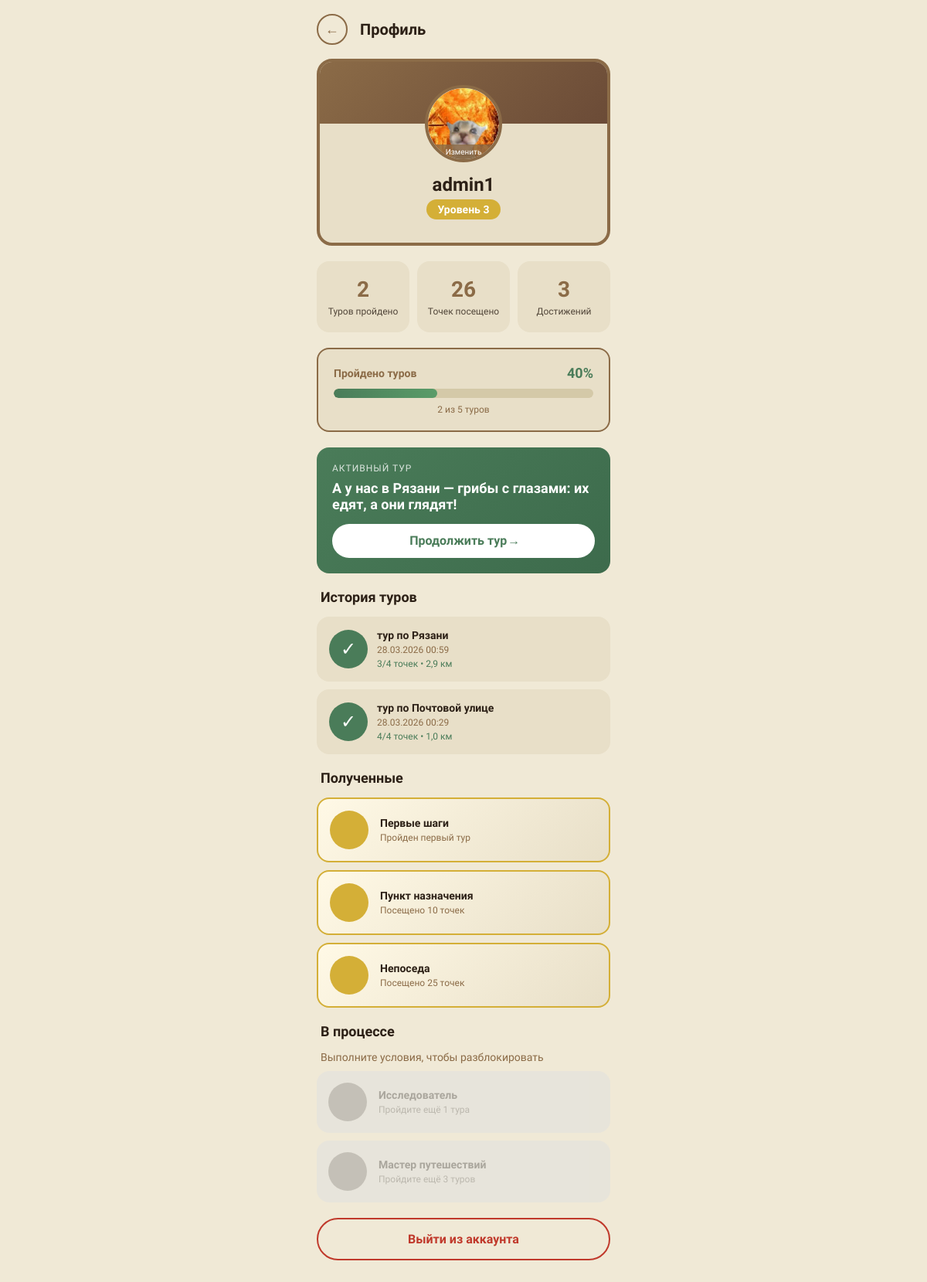
/profile/ (signed in), run on an earlier commit of the app's database.
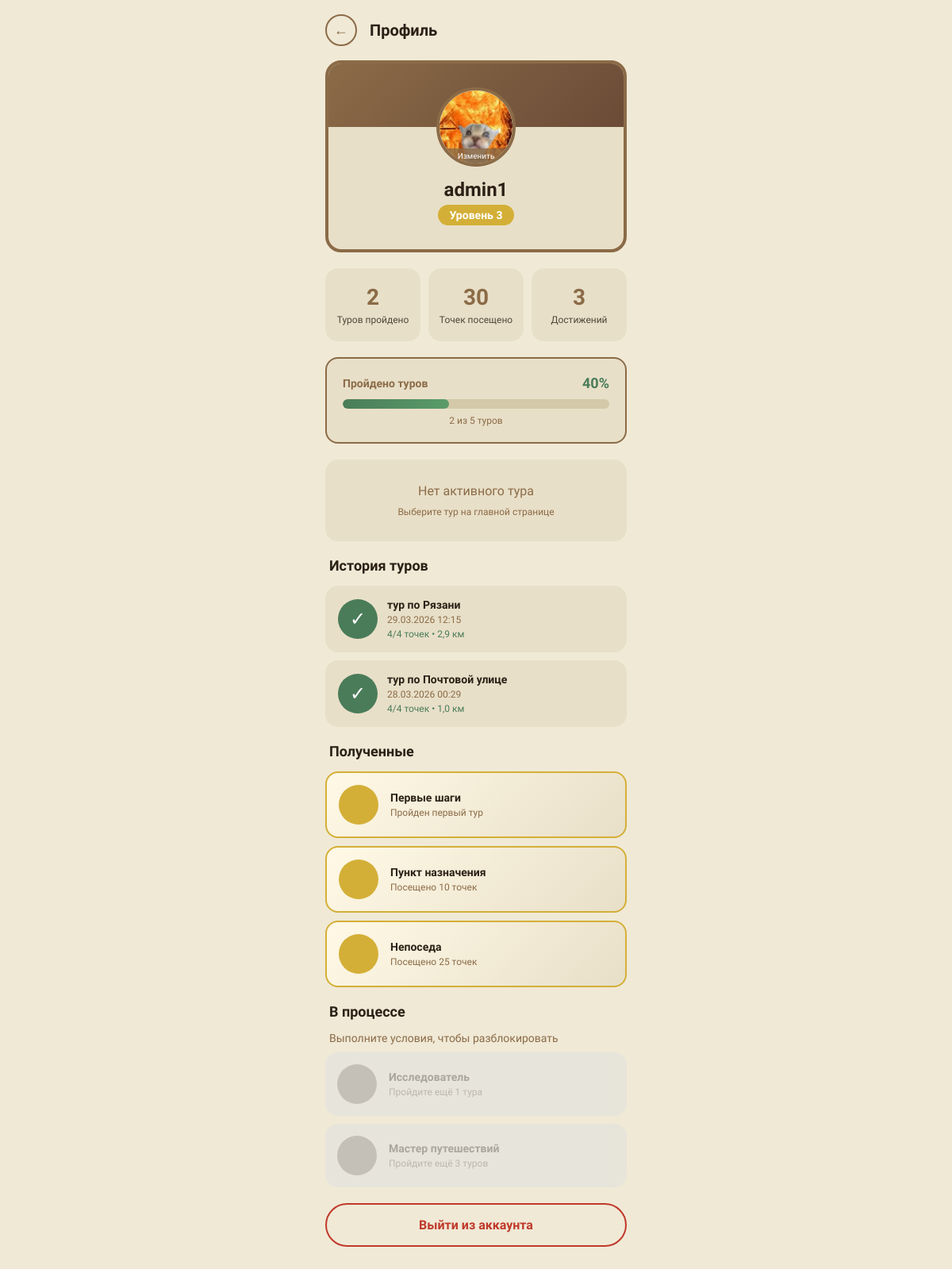
And on a later commit of the database.
### main/models.py (models this page shows, shortened)
class UserTour(models.Model):
    STATUS_CHOICES = [
        ('active', 'Активный'),
        ('completed', 'Завершен'),
        ('abandoned', 'Покинут'),
    ]
    user = models.ForeignKey(User, on_delete=models.CASCADE, related_name='tours')
    tour = models.ForeignKey(Tour, on_delete=models.CASCADE, related_name='user_tours')
    status = models.CharField(max_length=20, choices=STATUS_CHOICES, default='active')
    started_at = models.DateTimeField(auto_now_add=True)
    completed_at = models.DateTimeField(null=True, blank=True)
    current_point_order = models.IntegerField(default=0, verbose_name='Текущая точка')
    rewards_given = models.BooleanField(default=False, verbose_name='Награды выданы',
                                        help_text='Были ли уже выданы монеты за этот тур')
    class Meta:
        verbose_name = 'Тур пользователя'
        verbose_name_plural = 'Туры пользователей'
        unique_together = ['user', 'tour', 'started_at']

class Tour(models.Model):
    DIFFICULTY_CHOICES = [
        ('easy', 'Легкий'),
        ('medium', 'Средний'),
        ('hard', 'Сложный'),
    ]
    image = models.ImageField(
        upload_to='tours/',
        blank=True,
        null=True,
        verbose_name='Изображение тура'
    )
    title = models.CharField(max_length=200, verbose_name='Название')
    description = models.TextField(verbose_name='Описание')
    difficulty = models.CharField(max_length=20, choices=DIFFICULTY_CHOICES, default='easy')
    distance = models.FloatField(verbose_name='Дистанция (км)')
    duration = models.CharField(max_length=50, verbose_name='Длительность')
    rating = models.FloatField (default=1, verbose_name='Рейтинг 1-5')
    price = models.DecimalField(max_digits=10, decimal_places=2, default=0, verbose_name='Цена (₽)',
                                help_text='0 = бесплатно (зеленый), 1-1000 = желтый, >1000 = красный')
    is_active = models.BooleanField(default=True)
    created_at = models.DateTimeField(auto_now_add=True)
    class Meta:
        verbose_name = 'Тур'
        verbose_name_plural = 'Туры'

### main/views.py (the view)
# urls.py: path('profile/', views.user_profile, name='user_profile'),
@login_required
def user_profile(request):
    profile = get_or_create_profile(request.user)
    if request.method == 'POST' and request.FILES.get('avatar'):
        profile.avatar = request.FILES['avatar']
        profile.save()
        messages.success(request, 'Аватар обновлен!')
        return redirect('user_profile')
    completed_tour_ids = UserTour.objects.filter(
        user=request.user,
        status='completed'
    ).values_list('tour_id', flat=True).distinct()
    completed_tours_list = []
    for tour_id in completed_tour_ids:
        last_completed = UserTour.objects.filter(
            user=request.user,
            tour_id=tour_id,
            status='completed'
        ).order_by('-completed_at').first()
        if last_completed:
            completed_tours_list.append({
                'tour': last_completed.tour,
                'completed_at': last_completed.completed_at,
                'points_count': last_completed.tour.points.count(),
                'completed_points': last_completed.completed_points.count(),
            })
    completed_tours = len(completed_tours_list)
    total_tours = Tour.objects.filter(is_active=True).count()
    completion_percentage = 0
    if total_tours > 0:
        completion_percentage = round((completed_tours / total_tours) * 100)
    active_tour = UserTour.objects.filter(
        user=request.user,
        status='active'
    ).select_related('tour').first()
    total_points = UserTourPoint.objects.filter(
        user_tour__user=request.user
    ).count()
    unlocked_achievements = []
    locked_achievements = []
    if completed_tours >= 1:
        unlocked_achievements.append({
            'icon': '',
            'title': 'Первые шаги',
            'description': 'Пройден первый тур',
        })
    else:
        locked_achievements.append({
            'icon': '',
            'title': 'Первые шаги',
            'description': 'Пройдите первый тур',
        })
    if completed_tours >= 3:
        unlocked_achievements.append({
            'icon': '',
            'title': 'Исследователь',
            'description': 'Пройдено 3 тура',
        })
    else:
        locked_achievements.append({
            'icon': '',
            'title': 'Исследователь',
            'description': f'Пройдите ещё {3 - completed_tours} тура',
        })
    if completed_tours >= 5:
        unlocked_achievements.append({
            'icon': '',
            'title': 'Мастер путешествий',
            'description': 'Пройдено 5 туров',
        })
    else:
        locked_achievements.append({
            'icon': '',
            'title': 'Мастер путешествий',
            'description': f'Пройдите ещё {5 - completed_tours} туров',
        })
    if total_points >= 10:
        unlocked_achievements.append({
            'icon': '',
            'title': 'Пункт назначения',
            'description': 'Посещено 10 точек',
        })
    else:
        locked_achievements.append({
            'icon': '',
            'title': 'Пункт назначения',
            'description': f'Посетите ещё {10 - total_points} точек',
        })
    if total_points >= 25:
        unlocked_achievements.append({
            'icon': '',
            'title': 'Непоседа',
            'description': 'Посещено 25 точек',
        })
    else:
        locked_achievements.append({
            'icon': '',
            'title': 'Непоседа',
            'description': f'Посетите ещё {25 - total_points} точек',
        })
    context = {
        'user': request.user,
        'profile': profile,
        'completed_tours': completed_tours,
        'completed_tours_list': completed_tours_list,
        'active_tour': active_tour,
        'total_points': total_points,
        'unlocked_achievements': unlocked_achievements,
        'locked_achievements': locked_achievements,
        'completion_percentage': completion_percentage,
        'total_tours': total_tours,
    }
    return render(request, 'main/user_profile.html', context)

### main/views.py (called while the page is built)
def get_or_create_profile(user):
    profile, created = UserProfile.objects.get_or_create(user=user, defaults={'balance': 0.0})
    return profile

### main/templates/main/user_profile.html (shortened to what the changed rows need)
<!DOCTYPE html>
<html lang="ru">
<head>
</head>
<body>
<div class="container">
  <div class="stats-grid">
    <div class="stat-box">
      <div class="stat-number">{{ total_points }}</div>
      <div class="stat-label">Точек посещено</div>
    </div>
  </div>
  {% if active_tour %}
  <div class="active-tour-section">
    <div class="active-tour-label">Активный тур</div>
    <div class="active-tour-name">{{ active_tour.tour.title }}</div>
    <a href="{% url 'active_tour' active_tour.tour.id %}" class="continue-btn">
      Продолжить тур →
    </a>
  </div>
  {% else %}
  <div class="no-active-tour">
    <p>Нет активного тура</p>
    <p style="font-size: 12px; margin-top: 10px;">Выберите тур на главной странице</p>
  </div>
  {% endif %}
  <div class="history-section">
    <h2 class="history-title"> История туров</h2>
    {% if completed_tours_list %}
      {% for tour_item in completed_tours_list %}
      <div class="history-card">
        <div class="history-icon">✓</div>
        <div class="history-info">
          <div class="history-tour-name">{{ tour_item.tour.title }}</div>
          <div class="history-date">{{ tour_item.completed_at|date:"d.m.Y H:i" }}</div>
          <div class="history-stats">
            {{ tour_item.completed_points }}/{{ tour_item.points_count }} точек • {{ tour_item.tour.distance }} км
          </div>
        </div>
      </div>
      {% endfor %}
    {% else %}
      <div class="empty-history">
        <p>Вы еще не прошли ни одного тура</p>
        <p style="font-size: 12px; margin-top: 10px;">Начните свое первое приключение!</p>
      </div>
    {% endif %}
  </div>
  {% if unlocked_achievements %}
  <div class="achievements-section">
    <h2 class="section-title"> Полученные</h2>
  </div>
  {% endif %}
  {% if locked_achievements %}
  <div class="achievements-section">
    <h2 class="section-title"> В процессе</h2>
  </div>
  {% endif %}
</div>
</body>
</html>

What changed in the data, as far as the page shows it:
no longer on this page (row edited): UserTour: tour "А у нас в Рязани — грибы с глазами: их едят, а они глядят!"
computed for Tour "тур по Рязани": completed_at "28.03.2026 00:59" → "29.03.2026 12:15"; completed_points "3" → "4"
Also different on the page:
{{ total_points }}: "26" → "30"
text no longer shown: "АКТИВНЫЙ ТУР Продолжить тур →"
text now shown: "Нет активного тура Выберите тур на главной странице"
